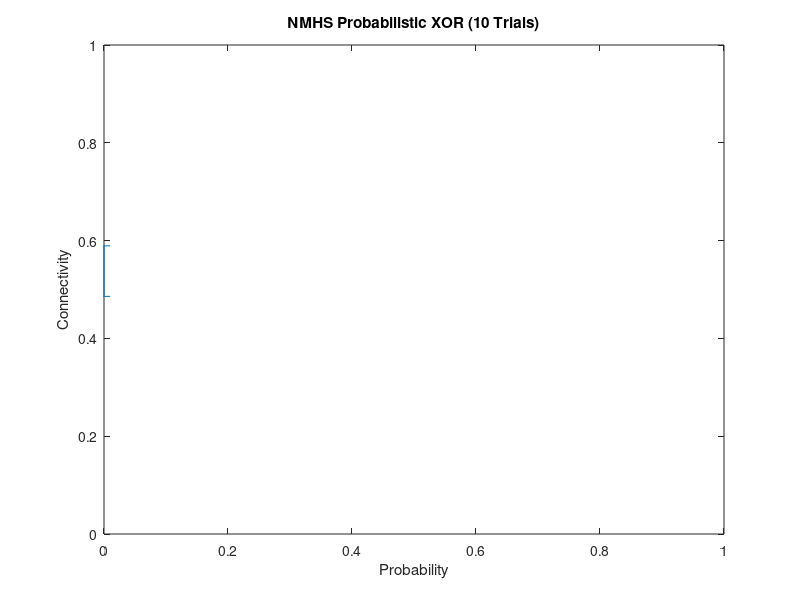

MATLAB code to generate this figure:
files = dir('./100');

load('./100/connectivities.mat');
c0 = [];
for i = 1:length(max_connectivities)
    c0 = [c0 max(max_connectivities{i})];
end
connectivities = {c0,[],[],[],[],[],[],[],[],[],[]};

for f = files'
    a = strsplit(f.name,'.');
    a = a{1};
    if strcmp(a(1:end-1), 'connectivities')
        load(strcat('./100/',f.name));
        for i = 2:length(max_connectivities)
           connectivities{i} = [connectivities{i} max(max_connectivities{i})];
        end
    end
end

xs = linspace(0,1,11);
ys = [];
for i = 1:length(connectivities)
    ys(i) = mean(connectivities{i});
end
errs = [];
for i = 1:length(connectivities)
    errs(i) = std(connectivities{i})/sqrt(10);
end
errorbar(xs,ys,errs);xlim([0 1]);ylim([0 1]);
title('NMHS Probabilistic XOR (10 Trials)');
xlabel('Probability');
ylabel('Connectivity');